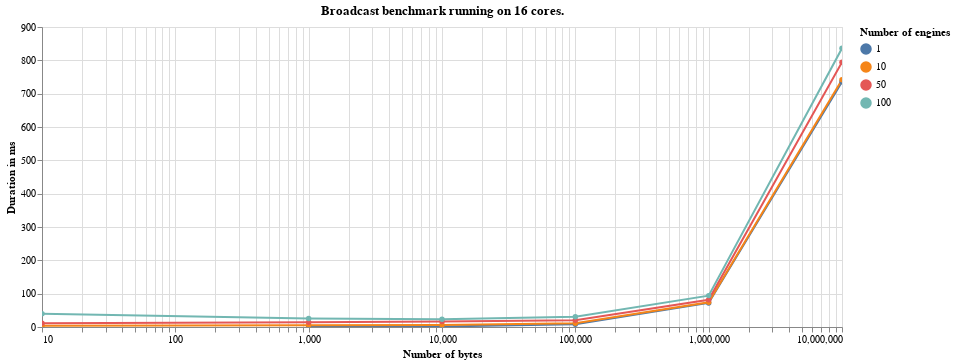
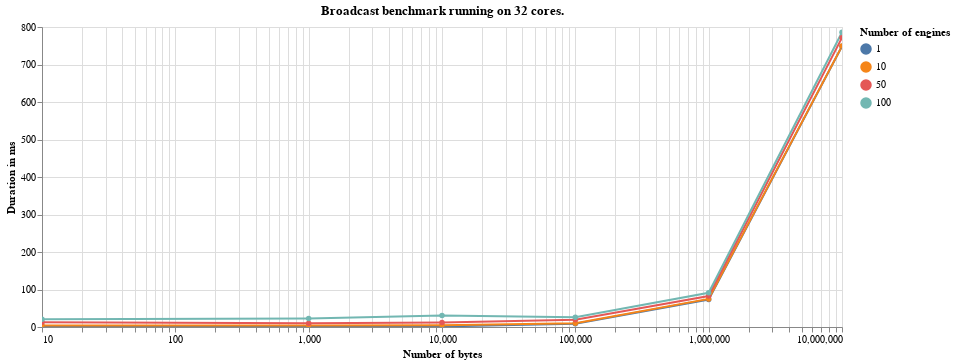
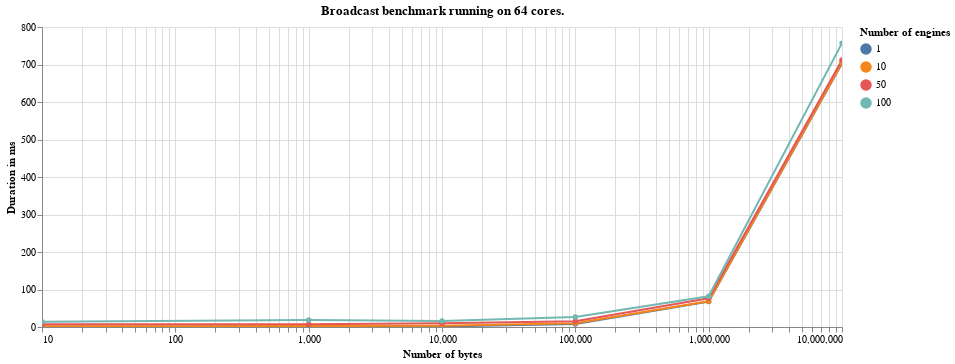

Write notebook code for charts like these, in order.
### Code cell
for core_num, results in sorted(throughput_source.items(), key=lambda key: key[0]):
    data = pd.DataFrame(results)
    alt.Chart(data).mark_line(point=True).encode(
        alt.X(
            'Number of bytes',
            scale=alt.Scale(type='log')
        ),
        y='Duration in ms',
        color='Number of engines:N',
        tooltip='Duration in ms',                         
    ).properties(title=f'Broadcast benchmark running on {core_num} cores.', width=800).interactive().display(renderer='svg')

### Figure 1 — Vega-Lite specification as saved in the notebook (floating-point values rounded to 4 significant figures)
{"$schema": "https://vega.github.io/schema/vega-lite/v3.4.0.json", "config": {"mark": {"tooltip": null}, "view": {"height": 300, "width": 400}}, "data": {"name": "data-6f37a22d3d887c61f9ec378fb2563cf3"}, "datasets": {"data-6f37a22d3d887c61f9ec378fb2563cf3": [{"Duration in ms": 0.83, "Number of bytes": 1000, "Number of engines": 1}, {"Duration in ms": 1.54, "Number of bytes": 10000, "Number of engines": 1}, {"Duration in ms": 8.41, "Number of bytes": 100000, "Number of engines": 1}, {"Duration in ms": 72.17, "Number of bytes": 1000000, "Number of engines": 1}, {"Duration in ms": 735.9, "Number of bytes": 10000000, "Number of engines": 1}, {"Duration in ms": 3.79, "Number of bytes": 10, "Number of engines": 10}, {"Duration in ms": 5.39, "Number of bytes": 1000, "Number of engines": 10}, {"Duration in ms": 5.69, "Number of bytes": 10000, "Number of engines": 10}, {"Duration in ms": 11.47, "Number of bytes": 100000, "Number of engines": 10}, {"Duration in ms": 74.36, "Number of bytes": 1000000, "Number of engines": 10}, {"Duration in ms": 741.8, "Number of bytes": 10000000, "Number of engines": 10}, {"Duration in ms": 11.61, "Number of bytes": 10, "Number of engines": 50}, {"Duration in ms": 14.47, "Number of bytes": 1000, "Number of engines": 50}, {"Duration in ms": 16.15, "Number of bytes": 10000, "Number of engines": 50}, {"Duration in ms": 20.57, "Number of bytes": 100000, "Number of engines": 50}, {"Duration in ms": 81.71, "Number of bytes": 1000000, "Number of engines": 50}, {"Duration in ms": 794.4, "Number of bytes": 10000000, "Number of engines": 50}, {"Duration in ms": 39.73, "Number of bytes": 10, "Number of engines": 100}, {"Duration in ms": 25.27, "Number of bytes": 1000, "Number of engines": 100}, {"Duration in ms": 23.38, "Number of bytes": 10000, "Number of engines": 100}, {"Duration in ms": 31.01, "Number of bytes": 100000, "Number of engines": 100}, {"Duration in ms": 94.14, "Number of bytes": 1000000, "Number of engines": 100}, {"Duration in ms": 836.2, "Number of bytes": 10000000, "Number of engines": 100}]}, "encoding": {"color": {"field": "Number of engines", "type": "nominal"}, "tooltip": {"field": "Duration in ms", "type": "quantitative"}, "x": {"field": "Number of bytes", "scale": {"type": "log"}, "type": "quantitative"}, "y": {"field": "Duration in ms", "type": "quantitative"}}, "mark": {"point": true, "type": "line"}, "selection": {"selector011": {"bind": "scales", "encodings": ["x", "y"], "type": "interval"}}, "title": "Broadcast benchmark running on 16 cores.", "width": 800}

### Figure 2 — Vega-Lite specification as saved in the notebook (floating-point values rounded to 4 significant figures)
{"$schema": "https://vega.github.io/schema/vega-lite/v3.4.0.json", "config": {"mark": {"tooltip": null}, "view": {"height": 300, "width": 400}}, "data": {"name": "data-12cd9b87f912836aaadc8bf40910f5a1"}, "datasets": {"data-12cd9b87f912836aaadc8bf40910f5a1": [{"Duration in ms": 0.74, "Number of bytes": 10, "Number of engines": 1}, {"Duration in ms": 0.83, "Number of bytes": 1000, "Number of engines": 1}, {"Duration in ms": 1.51, "Number of bytes": 10000, "Number of engines": 1}, {"Duration in ms": 8.69, "Number of bytes": 100000, "Number of engines": 1}, {"Duration in ms": 73.09, "Number of bytes": 1000000, "Number of engines": 1}, {"Duration in ms": 748.5, "Number of bytes": 10000000, "Number of engines": 1}, {"Duration in ms": 3.78, "Number of bytes": 10, "Number of engines": 10}, {"Duration in ms": 3.93, "Number of bytes": 1000, "Number of engines": 10}, {"Duration in ms": 4.63, "Number of bytes": 10000, "Number of engines": 10}, {"Duration in ms": 10.22, "Number of bytes": 100000, "Number of engines": 10}, {"Duration in ms": 74.74, "Number of bytes": 1000000, "Number of engines": 10}, {"Duration in ms": 749.1, "Number of bytes": 10000000, "Number of engines": 10}, {"Duration in ms": 12.55, "Number of bytes": 10, "Number of engines": 50}, {"Duration in ms": 10.1, "Number of bytes": 1000, "Number of engines": 50}, {"Duration in ms": 12.17, "Number of bytes": 10000, "Number of engines": 50}, {"Duration in ms": 19.28, "Number of bytes": 100000, "Number of engines": 50}, {"Duration in ms": 82.61, "Number of bytes": 1000000, "Number of engines": 50}, {"Duration in ms": 771.6, "Number of bytes": 10000000, "Number of engines": 50}, {"Duration in ms": 20.91, "Number of bytes": 10, "Number of engines": 100}, {"Duration in ms": 22.58, "Number of bytes": 1000, "Number of engines": 100}, {"Duration in ms": 30.77, "Number of bytes": 10000, "Number of engines": 100}, {"Duration in ms": 25.91, "Number of bytes": 100000, "Number of engines": 100}, {"Duration in ms": 91.17, "Number of bytes": 1000000, "Number of engines": 100}, {"Duration in ms": 785.9, "Number of bytes": 10000000, "Number of engines": 100}]}, "encoding": {"color": {"field": "Number of engines", "type": "nominal"}, "tooltip": {"field": "Duration in ms", "type": "quantitative"}, "x": {"field": "Number of bytes", "scale": {"type": "log"}, "type": "quantitative"}, "y": {"field": "Duration in ms", "type": "quantitative"}}, "mark": {"point": true, "type": "line"}, "selection": {"selector012": {"bind": "scales", "encodings": ["x", "y"], "type": "interval"}}, "title": "Broadcast benchmark running on 32 cores.", "width": 800}

### Figure 3 — Vega-Lite specification as saved in the notebook (floating-point values rounded to 4 significant figures)
{"$schema": "https://vega.github.io/schema/vega-lite/v3.4.0.json", "config": {"mark": {"tooltip": null}, "view": {"height": 300, "width": 400}}, "data": {"name": "data-6b86712f134989f68dafadc0c047a4f3"}, "datasets": {"data-6b86712f134989f68dafadc0c047a4f3": [{"Duration in ms": 0.72, "Number of bytes": 10, "Number of engines": 1}, {"Duration in ms": 0.77, "Number of bytes": 1000, "Number of engines": 1}, {"Duration in ms": 1.43, "Number of bytes": 10000, "Number of engines": 1}, {"Duration in ms": 7.76, "Number of bytes": 100000, "Number of engines": 1}, {"Duration in ms": 67.91, "Number of bytes": 1000000, "Number of engines": 1}, {"Duration in ms": 702.9, "Number of bytes": 10000000, "Number of engines": 1}, {"Duration in ms": 2.2, "Number of bytes": 10, "Number of engines": 10}, {"Duration in ms": 2.47, "Number of bytes": 1000, "Number of engines": 10}, {"Duration in ms": 3.15, "Number of bytes": 10000, "Number of engines": 10}, {"Duration in ms": 9.76, "Number of bytes": 100000, "Number of engines": 10}, {"Duration in ms": 68.58, "Number of bytes": 1000000, "Number of engines": 10}, {"Duration in ms": 703.9, "Number of bytes": 10000000, "Number of engines": 10}, {"Duration in ms": 7.6, "Number of bytes": 10, "Number of engines": 50}, {"Duration in ms": 7.56, "Number of bytes": 1000, "Number of engines": 50}, {"Duration in ms": 9.88, "Number of bytes": 10000, "Number of engines": 50}, {"Duration in ms": 15.3, "Number of bytes": 100000, "Number of engines": 50}, {"Duration in ms": 76.74, "Number of bytes": 1000000, "Number of engines": 50}, {"Duration in ms": 712.0, "Number of bytes": 10000000, "Number of engines": 50}, {"Duration in ms": 14.15, "Number of bytes": 10, "Number of engines": 100}, {"Duration in ms": 18.94, "Number of bytes": 1000, "Number of engines": 100}, {"Duration in ms": 15.99, "Number of bytes": 10000, "Number of engines": 100}, {"Duration in ms": 26.61, "Number of bytes": 100000, "Number of engines": 100}, {"Duration in ms": 81.99, "Number of bytes": 1000000, "Number of engines": 100}, {"Duration in ms": 757.0, "Number of bytes": 10000000, "Number of engines": 100}]}, "encoding": {"color": {"field": "Number of engines", "type": "nominal"}, "tooltip": {"field": "Duration in ms", "type": "quantitative"}, "x": {"field": "Number of bytes", "scale": {"type": "log"}, "type": "quantitative"}, "y": {"field": "Duration in ms", "type": "quantitative"}}, "mark": {"point": true, "type": "line"}, "selection": {"selector013": {"bind": "scales", "encodings": ["x", "y"], "type": "interval"}}, "title": "Broadcast benchmark running on 64 cores.", "width": 800}
